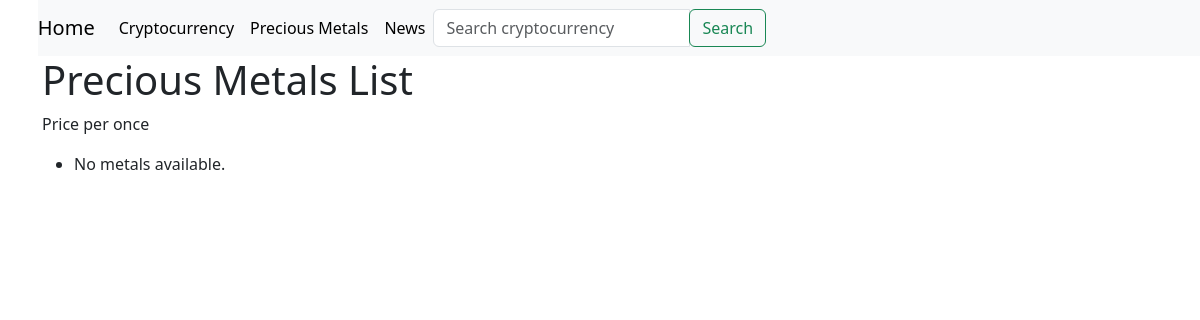
Page /coin_app/precious-metals/ on the earlier database version.
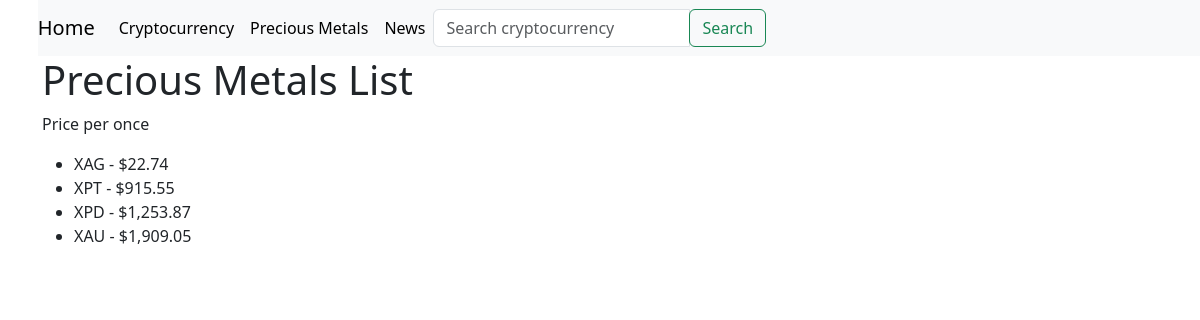
Same page on the later database version.
### coin_app/models.py (models this page shows, shortened)
class PreciousMetalsModel(models.Model):
    code = models.TextField(max_length=20)
    rate = models.DecimalField(max_digits=8, decimal_places=2)

### coin_app/api/views.py (the view)
# urls.py: path('precious-metals/', PreciousMetalsListView.as_view(), name='precious-metals-list'),
class PreciousMetalsListView(ListView):
    model = PreciousMetalsModel
    template_name = 'coin_app/precious_metals_list.html'
    context_object_name = 'metal_list'
    ordering = ['rate']

### templates/coin_app/precious_metals_list.html
{% extends 'base.html' %}
{% block content %}
  <h1>Precious Metals List</h1>
  <p>Price per once</p>
  <ul>
    {% for metal in metal_list %}
      <li>{{ metal.code }} - ${{ metal.rate }}</li>
    {% empty %}
      <li>No metals available.</li>
    {% endfor %}
  </ul>
{% endblock %}

### templates/base.html (shortened to what this page needs)
<!DOCTYPE html>
{% load static %}
<html lang="en">
<head>
  <link rel="stylesheet" href="{% static 'coin_app/style.css' %}">
</head>
<link href="https://cdn.jsdelivr.net/npm/bootstrap@5.3.0-alpha1/dist/css/bootstrap.min.css" rel="stylesheet">
<body>
<nav class="navbar navbar-expand-lg navbar-light bg-light">
  <a class="navbar-brand" href="{% url 'coin_app:home_view' %}">Home</a>
  <div class="collapse navbar-collapse" id="navbarSupportedContent">
    <ul class="navbar-nav mr-auto">
      <li class="nav-item active">
        <a class="nav-link" href="{% url 'coin_app:crypto_list' %}">Cryptocurrency </a>
      </li>
      <li class="nav-item active">
        <a class="nav-link" href="{% url 'coin_app:precious-metals-list' %}">Precious Metals </a>
      </li>
      <li class="nav-item active">
        <a class="nav-link" href="{% url 'coin_app:news_list' %}">News</a>
      </li>
    </ul>
    <form class="search-bar s-active" action="{% url 'coin_app:search_result' %}" method="GET">
      <div class="input-group">
        <input class="form-control" type="text" placeholder="Search cryptocurrency" aria-label="Search" name="q" value="{{ search_query }}">
        <div class="input-group-append">
          <button class="btn btn-outline-success" type="submit">Search</button>
        </div>
      </div>
    </form>
  </div>
</nav>
<div class="container">
  {% block content %}
  {% endblock %}
</div>
</body>
</html>

### static/coin_app/style.css (style rules this page uses)
h1 { color: green; }
a:link { color: black; text-decoration: none; }
form { display: flex; align-items: center; }

### templates/base.html (style rules this page uses)
.navbar { margin-left: 1cm; }

Differences in the rows shown:
added PreciousMetalsModel: code "XAG", rate "22.74"
added PreciousMetalsModel: code "XPT", rate "915.55"
added PreciousMetalsModel: code "XPD", rate "1,253.87"
added PreciousMetalsModel: code "XAU", rate "1,909.05"
Other differences:
text no longer shown: "No metals available."
